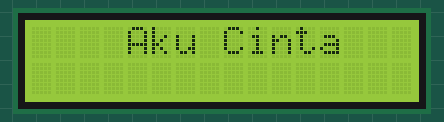
The sketch below on a simulated Arduino Uno, built with avr-gcc and run on an emulated ATmega328P. Shown: 16×2 character LCD.

Above: at 0.1 s.
At 1.0 s:
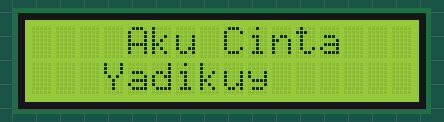
At 3.0 s:
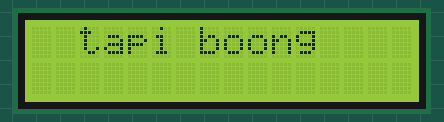

The sketch:

lcd.ino
```cpp
#include <LiquidCrystal_I2C.h>
#include <wire.h>
LiquidCrystal_I2C lcd(0x27 ,16 ,2);

void setup() {
  // put your setup code here, to run once:
  lcd.init();
  lcd.backlight();
}

void loop() {
  // put your main code here, to run repeatedly:
lcd.setCursor(4,0);
lcd.print ("Aku Cinta");
delay(900);

lcd.setCursor(3,1);
lcd.print ("Yadikuy");
delay(2000);
lcd.clear();

lcd.setCursor(2,0);
lcd.print ("tapi boong");
delay(5000);
lcd.clear();

}
```

Measured:
- by itself, everything shown: repeats every 7.9 s, in 4 steps
- what the display in image 1 shows lasts 2.0 s, from 1.0 s to 3.0 s
- what the display in image 2 shows lasts 5.0 s, from 3.0 s to 8.0 s
